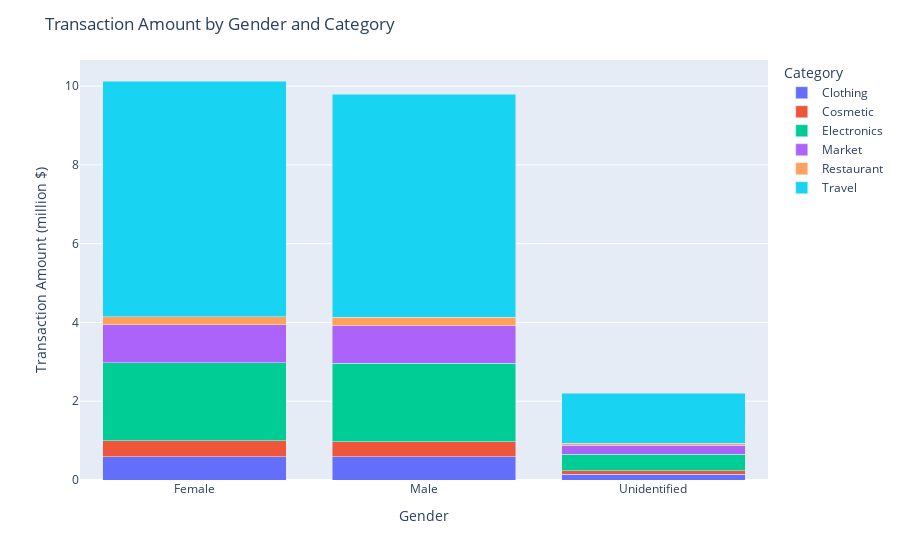

Notebook source saved alongside this figure:
### Markdown cell above
Overall, both male and female spend mostly for travelling

### Code cell
# Group the data by 'Gender' and 'Category' and calculate the sum of transaction amounts
transaction_by_gender_and_category = df.groupby(['Gender', 'Category'])['TransactionAmount'].sum().divide(10**6).round(2).unstack()

# Create an interactive stacked bar chart using Plotly
fig = px.bar(transaction_by_gender_and_category, barmode='stack')

# Customize the chart labels and title
fig.update_layout(
    xaxis_title='Gender',
    yaxis_title='Transaction Amount (million $)',
    title='Transaction Amount by Gender and Category'
)

# Show the interactive chart
fig.show()

### Figure 1 — Plotly figure (JSON) as saved in the notebook; plotly's stock layout.template omitted (floating-point values rounded to 4 significant figures)
{"data": [{"alignmentgroup": "True", "hovertemplate": "Category=Clothing<br>Gender=%{x}<br>value=%{y}<extra></extra>", "legendgroup": "Clothing", "marker": {"color": "#636efa", "pattern": {"shape": ""}}, "name": "Clothing", "offsetgroup": "Clothing", "orientation": "v", "showlegend": true, "textposition": "auto", "type": "bar", "x": ["Female", "Male", "Unidentified"], "xaxis": "x", "y": [0.59, 0.59, 0.14], "yaxis": "y"}, {"alignmentgroup": "True", "hovertemplate": "Category=Cosmetic<br>Gender=%{x}<br>value=%{y}<extra></extra>", "legendgroup": "Cosmetic", "marker": {"color": "#EF553B", "pattern": {"shape": ""}}, "name": "Cosmetic", "offsetgroup": "Cosmetic", "orientation": "v", "showlegend": true, "textposition": "auto", "type": "bar", "x": ["Female", "Male", "Unidentified"], "xaxis": "x", "y": [0.41, 0.38, 0.09], "yaxis": "y"}, {"alignmentgroup": "True", "hovertemplate": "Category=Electronics<br>Gender=%{x}<br>value=%{y}<extra></extra>", "legendgroup": "Electronics", "marker": {"color": "#00cc96", "pattern": {"shape": ""}}, "name": "Electronics", "offsetgroup": "Electronics", "orientation": "v", "showlegend": true, "textposition": "auto", "type": "bar", "x": ["Female", "Male", "Unidentified"], "xaxis": "x", "y": [1.98, 1.99, 0.42], "yaxis": "y"}, {"alignmentgroup": "True", "hovertemplate": "Category=Market<br>Gender=%{x}<br>value=%{y}<extra></extra>", "legendgroup": "Market", "marker": {"color": "#ab63fa", "pattern": {"shape": ""}}, "name": "Market", "offsetgroup": "Market", "orientation": "v", "showlegend": true, "textposition": "auto", "type": "bar", "x": ["Female", "Male", "Unidentified"], "xaxis": "x", "y": [0.96, 0.96, 0.23], "yaxis": "y"}, {"alignmentgroup": "True", "hovertemplate": "Category=Restaurant<br>Gender=%{x}<br>value=%{y}<extra></extra>", "legendgroup": "Restaurant", "marker": {"color": "#FFA15A", "pattern": {"shape": ""}}, "name": "Restaurant", "offsetgroup": "Restaurant", "orientation": "v", "showlegend": true, "textposition": "auto", "type": "bar", "x": ["Female", "Male", "Unidentified"], "xaxis": "x", "y": [0.21, 0.21, 0.05], "yaxis": "y"}, {"alignmentgroup": "True", "hovertemplate": "Category=Travel<br>Gender=%{x}<br>value=%{y}<extra></extra>", "legendgroup": "Travel", "marker": {"color": "#19d3f3", "pattern": {"shape": ""}}, "name": "Travel", "offsetgroup": "Travel", "orientation": "v", "showlegend": true, "textposition": "auto", "type": "bar", "x": ["Female", "Male", "Unidentified"], "xaxis": "x", "y": [5.98, 5.66, 1.27], "yaxis": "y"}], "layout": {"barmode": "stack", "legend": {"title": {"text": "Category"}, "tracegroupgap": 0}, "margin": {"t": 60}, "title": {"text": "Transaction Amount by Gender and Category"}, "xaxis": {"anchor": "y", "domain": [0, 1], "title": {"text": "Gender"}}, "yaxis": {"anchor": "x", "domain": [0, 1], "title": {"text": "Transaction Amount (million $)"}}}}
